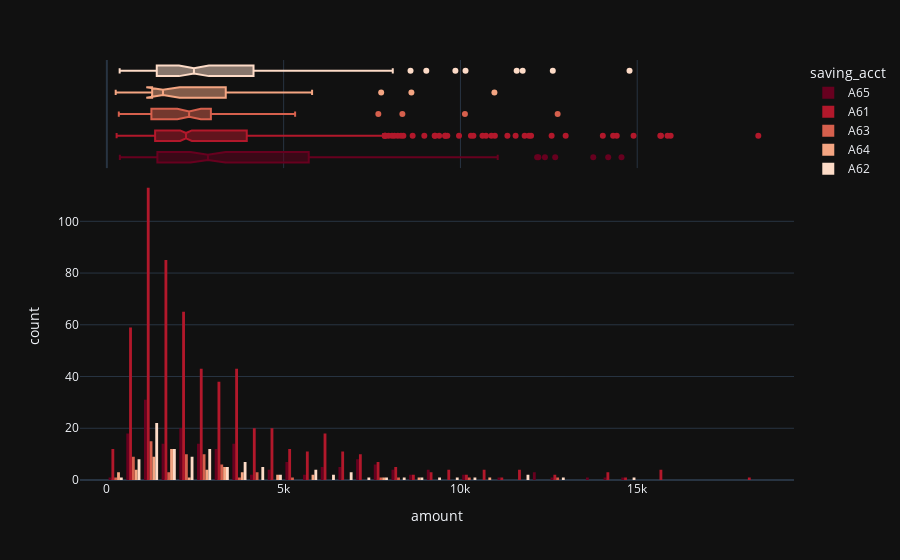

Notebook source saved alongside this figure:
### Markdown cell above
# Plotting histograms for the Amount and Saving account Variables

### Code cell
fig = px.histogram(grm,x='amount',color='saving_acct',template='plotly_dark',marginal='box',color_discrete_sequence=px.colors.sequential.RdBu)
fig.update_layout(barmode='group')

### Figure 1 — Plotly figure (JSON) as saved in the notebook; plotly's stock layout.template omitted (floating-point values rounded to 4 significant figures; data arrays with more than 128 entries replaced by an {"elided": "..."} marker saying what was removed)
{"data": [{"alignmentgroup": "True", "bingroup": "x", "hovertemplate": "saving_acct=A65<br>amount=%{x}<br>count=%{y}<extra></extra>", "legendgroup": "A65", "marker": {"color": "rgb(103,0,31)", "pattern": {"shape": ""}}, "name": "A65", "offsetgroup": "A65", "orientation": "v", "showlegend": true, "type": "histogram", "x": {"elided": "183 int values"}, "xaxis": "x", "yaxis": "y"}, {"alignmentgroup": "True", "hovertemplate": "saving_acct=A65<br>amount=%{x}<extra></extra>", "legendgroup": "A65", "marker": {"color": "rgb(103,0,31)"}, "name": "A65", "notched": true, "offsetgroup": "A65", "showlegend": false, "type": "box", "x": {"elided": "183 int values"}, "xaxis": "x2", "yaxis": "y2"}, {"alignmentgroup": "True", "bingroup": "x", "hovertemplate": "saving_acct=A61<br>amount=%{x}<br>count=%{y}<extra></extra>", "legendgroup": "A61", "marker": {"color": "rgb(178,24,43)", "pattern": {"shape": ""}}, "name": "A61", "offsetgroup": "A61", "orientation": "v", "showlegend": true, "type": "histogram", "x": {"elided": "603 int values"}, "xaxis": "x", "yaxis": "y"}, {"alignmentgroup": "True", "hovertemplate": "saving_acct=A61<br>amount=%{x}<extra></extra>", "legendgroup": "A61", "marker": {"color": "rgb(178,24,43)"}, "name": "A61", "notched": true, "offsetgroup": "A61", "showlegend": false, "type": "box", "x": {"elided": "603 int values"}, "xaxis": "x2", "yaxis": "y2"}, {"alignmentgroup": "True", "bingroup": "x", "hovertemplate": "saving_acct=A63<br>amount=%{x}<br>count=%{y}<extra></extra>", "legendgroup": "A63", "marker": {"color": "rgb(214,96,77)", "pattern": {"shape": ""}}, "name": "A63", "offsetgroup": "A63", "orientation": "v", "showlegend": true, "type": "histogram", "x": [2835, 3430, 2647, 2333, 1158, 2299, 1352, 1213, 1410, 1680, 4281, 2366, 766, 1262, 909, 2978, 338, 936, 2507, 3447, 1402, 10127, 3213, 3758, 727, 2326, 3235, 939, 1597, 2782, 660, 2569, 1163, 2360, 1750, 2828, 4042, 1376, 1386, 2080, 2580, 1236, 1123, 5324, 629, 790, 1316, 2483, 1480, 2675, 3062, 1338, 2375, 2221, 7678, 12749, 522, 8358, 3349, 4113, 2397, 2520, 1258], "xaxis": "x", "yaxis": "y"}, {"alignmentgroup": "True", "hovertemplate": "saving_acct=A63<br>amount=%{x}<extra></extra>", "legendgroup": "A63", "marker": {"color": "rgb(214,96,77)"}, "name": "A63", "notched": true, "offsetgroup": "A63", "showlegend": false, "type": "box", "x": [2835, 3430, 2647, 2333, 1158, 2299, 1352, 1213, 1410, 1680, 4281, 2366, 766, 1262, 909, 2978, 338, 936, 2507, 3447, 1402, 10127, 3213, 3758, 727, 2326, 3235, 939, 1597, 2782, 660, 2569, 1163, 2360, 1750, 2828, 4042, 1376, 1386, 2080, 2580, 1236, 1123, 5324, 629, 790, 1316, 2483, 1480, 2675, 3062, 1338, 2375, 2221, 7678, 12749, 522, 8358, 3349, 4113, 2397, 2520, 1258], "xaxis": "x2", "yaxis": "y2"}, {"alignmentgroup": "True", "bingroup": "x", "hovertemplate": "saving_acct=A64<br>amount=%{x}<br>count=%{y}<extra></extra>", "legendgroup": "A64", "marker": {"color": "rgb(244,165,130)", "pattern": {"shape": ""}}, "name": "A64", "offsetgroup": "A64", "orientation": "v", "showlegend": true, "type": "histogram", "x": [3059, 409, 1913, 1007, 1318, 8613, 709, 1582, 7758, 1577, 3777, 4591, 1413, 10961, 666, 3368, 2745, 1543, 2659, 1525, 1136, 983, 1516, 3186, 1149, 1287, 1512, 3622, 960, 2578, 1572, 3357, 3496, 3651, 433, 250, 1275, 2603, 1555, 5711, 1940, 1941, 5804, 4526, 1322, 1592, 2142, 1231], "xaxis": "x", "yaxis": "y"}, {"alignmentgroup": "True", "hovertemplate": "saving_acct=A64<br>amount=%{x}<extra></extra>", "legendgroup": "A64", "marker": {"color": "rgb(244,165,130)"}, "name": "A64", "notched": true, "offsetgroup": "A64", "showlegend": false, "type": "box", "x": [3059, 409, 1913, 1007, 1318, 8613, 709, 1582, 7758, 1577, 3777, 4591, 1413, 10961, 666, 3368, 2745, 1543, 2659, 1525, 1136, 983, 1516, 3186, 1149, 1287, 1512, 3622, 960, 2578, 1572, 3357, 3496, 3651, 433, 250, 1275, 2603, 1555, 5711, 1940, 1941, 5804, 4526, 1322, 1592, 2142, 1231], "xaxis": "x2", "yaxis": "y2"}, {"alignmentgroup": "True", "bingroup": "x", "hovertemplate": "saving_acct=A62<br>amount=%{x}<br>count=%{y}<extra></extra>", "legendgroup": "A62", "marker": {"color": "rgb(253,219,199)", "pattern": {"shape": ""}}, "name": "A62", "offsetgroup": "A62", "orientation": "v", "showlegend": true, "type": "histogram", "x": [1282, 1804, 5866, 6187, 2073, 1568, 12612, 2249, 2622, 1469, 1449, 10144, 3566, 682, 1346, 6967, 1288, 3512, 2872, 674, 3844, 3031, 951, 2141, 2767, 1204, 4151, 3812, 1154, 1901, 3878, 7582, 727, 5511, 1864, 7408, 11590, 1743, 14782, 362, 4272, 11760, 1591, 3092, 1037, 1418, 1237, 9034, 1323, 1126, 1216, 6850, 8588, 1203, 3488, 1532, 2631, 1311, 1995, 2278, 1553, 931, 2671, 741, 1240, 3441, 1437, 4623, 8086, 4139, 5742, 5595, 9857, 2862, 2753, 2631, 2896, 1377, 2503, 6560, 6148, 4380, 4280, 2325, 841, 2463, 2223, 836, 2301, 1474, 3577, 1382, 2848, 2359, 1919, 3621, 3069, 1514, 1264, 2923, 1409, 1569, 4576], "xaxis": "x", "yaxis": "y"}, {"alignmentgroup": "True", "hovertemplate": "saving_acct=A62<br>amount=%{x}<extra></extra>", "legendgroup": "A62", "marker": {"color": "rgb(253,219,199)"}, "name": "A62", "notched": true, "offsetgroup": "A62", "showlegend": false, "type": "box", "x": [1282, 1804, 5866, 6187, 2073, 1568, 12612, 2249, 2622, 1469, 1449, 10144, 3566, 682, 1346, 6967, 1288, 3512, 2872, 674, 3844, 3031, 951, 2141, 2767, 1204, 4151, 3812, 1154, 1901, 3878, 7582, 727, 5511, 1864, 7408, 11590, 1743, 14782, 362, 4272, 11760, 1591, 3092, 1037, 1418, 1237, 9034, 1323, 1126, 1216, 6850, 8588, 1203, 3488, 1532, 2631, 1311, 1995, 2278, 1553, 931, 2671, 741, 1240, 3441, 1437, 4623, 8086, 4139, 5742, 5595, 9857, 2862, 2753, 2631, 2896, 1377, 2503, 6560, 6148, 4380, 4280, 2325, 841, 2463, 2223, 836, 2301, 1474, 3577, 1382, 2848, 2359, 1919, 3621, 3069, 1514, 1264, 2923, 1409, 1569, 4576], "xaxis": "x2", "yaxis": "y2"}], "layout": {"barmode": "group", "legend": {"title": {"text": "saving_acct"}, "tracegroupgap": 0}, "margin": {"t": 60}, "xaxis": {"anchor": "y", "domain": [0, 1], "title": {"text": "amount"}}, "xaxis2": {"anchor": "y2", "domain": [0, 1], "matches": "x", "showgrid": true, "showticklabels": false}, "yaxis": {"anchor": "x", "domain": [0, 0.7326], "title": {"text": "count"}}, "yaxis2": {"anchor": "x2", "domain": [0.7426, 1], "matches": "y2", "showgrid": false, "showline": false, "showticklabels": false, "ticks": ""}}}
